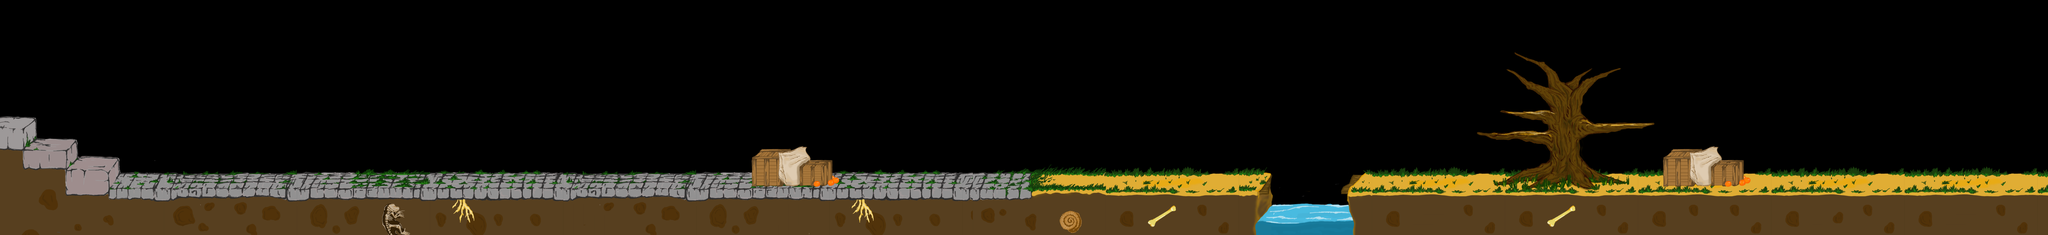

Below is a game level as drawn by its tile map, then a one-line description and the .tmx that defines it (tile-layer data replaced by summaries):
An orthogonal 200x23 tile map with 32x32 px tiles, 2 tile layers (Floor, Boxes).

<map version="1.0" orientation="orthogonal" width="200" height="23" tilewidth="32" tileheight="32">
 <properties>
  <property name="2401" value="" />
  <property name="2402" value="" />
  <property name="2602" value="" />
  <property name="2802-2806" value="" />
  <property name="2954-2958" value="" />
  <property name="3006" value="" />
  <property name="3152-3154" value="" />
  <property name="3158" value="" />
  <property name="3206-3210" value="" />
  <property name="3352" value="" />
  <property name="3358" value="" />
  <property name="3410-3552" value="" />
  <property name="3558-3575" value="" />
  <property name="3584-3600" value="" />
  <property name="3774" value="" />
  <property name="3784" value="" />
  <property name="3974" value="" />
  <property name="3984" value="" />
  <property name="4174" value="" />
  <property name="4184" value="" />
  <property name="4374" value="" />
  <property name="4384" value="" />
  <property name="4574" value="" />
  <property name="4584" value="" />
 </properties>
 <tileset firstgid="1" name="Level1_Floor_Tileset" tilewidth="32" tileheight="32">
  <image source="TileSet.png" width="2656" height="768" />
 </tileset>
 <layer name="Floor" width="200" height="23">
  <data>[4600 cells, 1480 non-empty, 740 distinct tile ids]</data>
 </layer>
 <layer name="Boxes" width="200" height="23">
  <data>[4600 cells, 365 non-empty, 311 distinct tile ids]</data>
 </layer>
</map>
